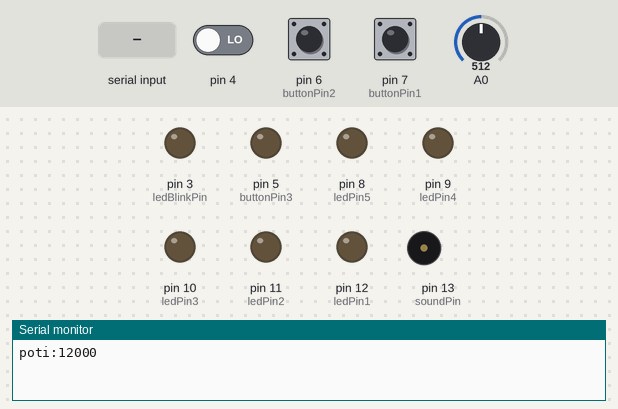
Simulated run of this sketch. Board: Arduino Uno, built with avr-gcc and run on an emulated ATmega328P. Shown: output pins drawn as LEDs (lit = HIGH), buzzer (waves = sounding), the last lines printed to the serial monitor. Dashed ring = blinking. Inputs (shaded band) come from the test bench; at power-on: pin 6 (buttonPin2) LOW, A0 = 512, pin 4 LOW, pin 7 (buttonPin1) LOW.

Above: at 1.2 s.
1.3 s: pin 6 (buttonPin2) pulled HIGH for 1 s
At 1.42 s:
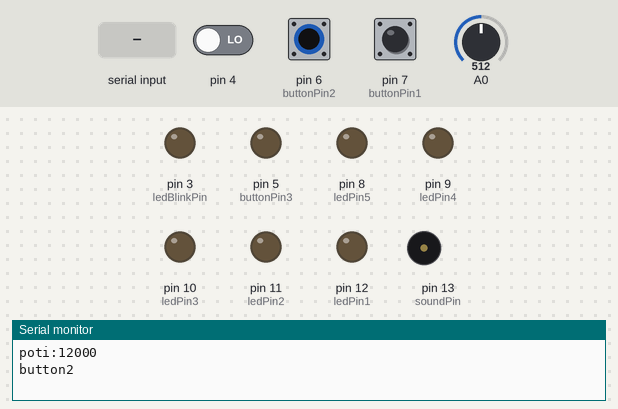
4.3 s: "toggleFinal\n" received over Serial
At 4.7 s:
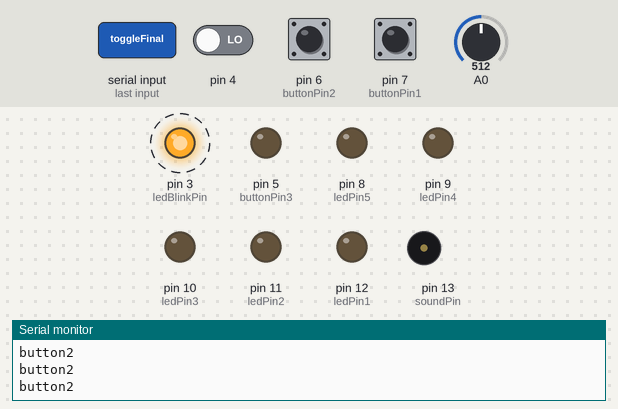
7.3 s: A0 set to 716
At 7.59 s:
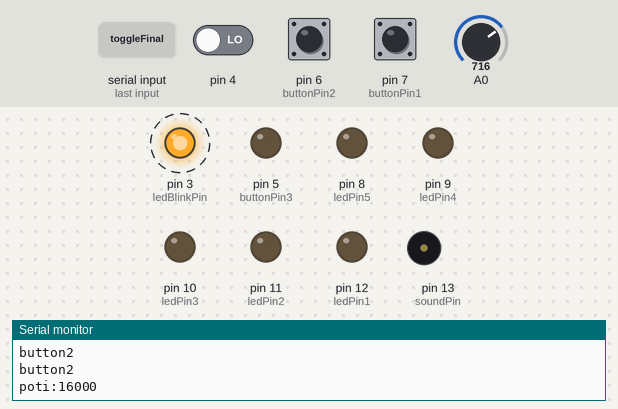
10.3 s: "life 5\n" received over Serial
At 10.7 s:
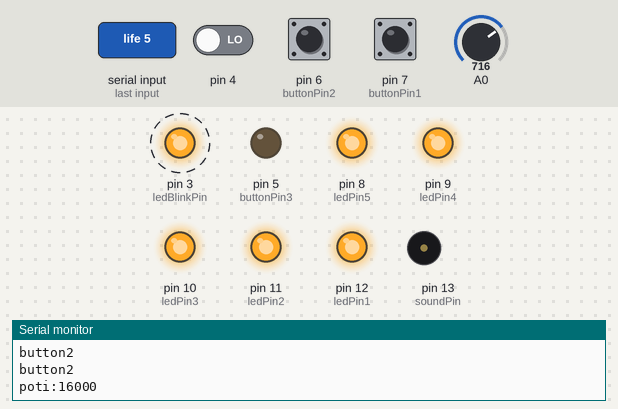
13.3 s: pin 4 driven HIGH
At 14.1 s:
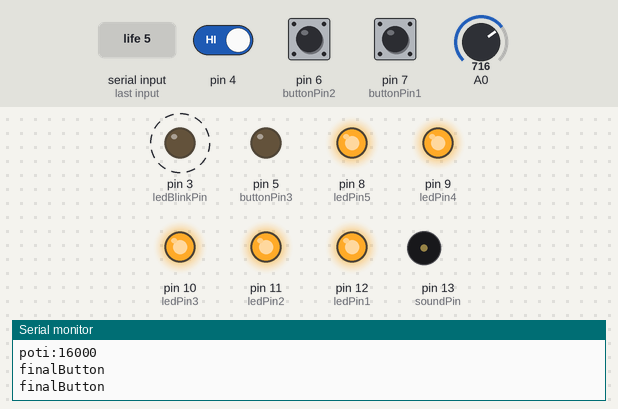
16.3 s: "life 4\n" received over Serial
At 16.6 s:
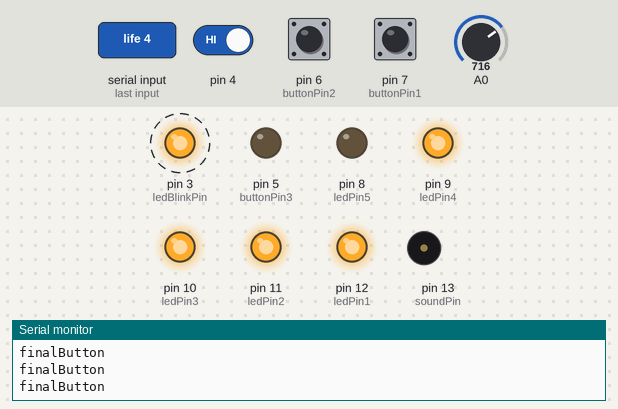
Timing chart, 0 to 20.3 s (numbered marks = the images above; inputs shaded):
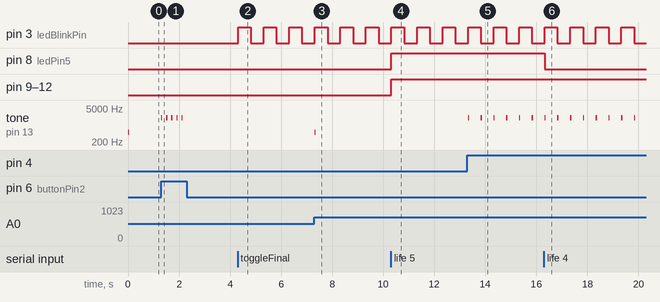

The sketch:

code.ino
```cpp
int ledPin0 = 12;
int ledPin1 = 12;
int ledPin2 = 11;
int ledPin3 = 10;
int ledPin4 = 9;
int ledPin5 = 8;
int ledBlinkPin = 3;

int buttonPin1 = 7;
int buttonPin2 = 6;
int buttonPin3 = 5;

int soundPin = 13;

int potPin = 0;
int potValue = 0;

int finalButton = 4;
boolean enableFinal = false;

void beep(String level) {
  if(level == "low") {
    tone(soundPin, 500, 50);
  }
  if(level == "medium") {
    tone(soundPin, 2000, 50);
  }
  if(level == "high") {
    tone(soundPin, 5000, 50);
  }
}

void toggleLed(int ledPin) {
  digitalWrite(ledPin, !digitalRead(ledPin));
  sendCommand("buttonToggle" + String(!digitalRead(ledPin)));
}

void sendCommand(String command) {
    Serial.println(command);
}

void checkPotVal(int pin) {
  int val = map(analogRead(pin), 0, 1023, 0, 24);
  if(abs(val - potValue) > 1){
    //Serial.println(val * 1000);
    String r = String(val * 1000);
    sendCommand("poti:" + r);
    beep("low");
    potValue = val;
    delay(10);
  }
}

boolean buttonPressed(int button) {
  if(digitalRead(button)) {
   beep("medium");
    return true;
  }
  return false;
}

void setup() {
  // die serielle Kommunikation mit einer Baud-Rate von 9600 initalisieren
  Serial.begin(9600);

  pinMode(buttonPin1, INPUT);
  pinMode(buttonPin2, INPUT);

  // die digitalen Ports 8 - 12 sollen Strom ausgeben
  pinMode(ledPin1, OUTPUT);
  pinMode(ledPin2, OUTPUT);
  pinMode(ledPin3, OUTPUT);
  pinMode(ledPin4, OUTPUT);
  pinMode(ledPin5, OUTPUT);
  pinMode(ledBlinkPin, OUTPUT);

  pinMode(buttonPin3, OUTPUT);

  pinMode(soundPin, OUTPUT);
}

void loop() {

  if(buttonPressed(buttonPin1)) {
    //Serial.write("button1\n");
    sendCommand("button1");
    delay(200);
  }

  if(buttonPressed(buttonPin2)) {
    sendCommand("button2");
    delay(200);
  }

  if(buttonPressed(buttonPin3)) {
    sendCommand("button3");
    delay(200);
  }
  if(enableFinal) {
    digitalWrite(ledBlinkPin, !digitalRead(ledBlinkPin));
    delay(500);
  } else {
    digitalWrite(ledBlinkPin, LOW);
  }
  if(enableFinal && buttonPressed(finalButton)) {
    beep("LOW");
    sendCommand("finalButton");
  }

  checkPotVal(potPin);

  // Prüfe, ob der Host-Rechner einen Befehl gesendet hat
  if (Serial.available()) {
    String input = Serial.readStringUntil('\n');
    if(input == "toggleFinal") {
      enableFinal = !enableFinal;
    }
    if (input == "life 5") {
      digitalWrite(ledPin1, 1);
      digitalWrite(ledPin2, 1);
      digitalWrite(ledPin3, 1);
      digitalWrite(ledPin4, 1);
      digitalWrite(ledPin5, 1);
    } else if (input == "life 4") {
      digitalWrite(ledPin1, 1);
      digitalWrite(ledPin2, 1);
      digitalWrite(ledPin3, 1);
      digitalWrite(ledPin4, 1);
      digitalWrite(ledPin5, 0);
    } else if (input == "life 3") {
      digitalWrite(ledPin1, 1);
      digitalWrite(ledPin2, 1);
      digitalWrite(ledPin3, 1);
      digitalWrite(ledPin4, 0);
      digitalWrite(ledPin5, 0);
    } else if (input == "life 2") {
      digitalWrite(ledPin1, 1);
      digitalWrite(ledPin2, 1);
      digitalWrite(ledPin3, 0);
      digitalWrite(ledPin4, 0);
      digitalWrite(ledPin5, 0);
    } else if (input == "life 1") {
      digitalWrite(ledPin1, 1);
      digitalWrite(ledPin2, 0);
      digitalWrite(ledPin3, 0);
      digitalWrite(ledPin4, 0);
      digitalWrite(ledPin5, 0);
    } else if (input == "life 0") {
      digitalWrite(ledPin1, 0);
      digitalWrite(ledPin2, 0);
      digitalWrite(ledPin3, 0);
      digitalWrite(ledPin4, 0);
      digitalWrite(ledPin5, 0);
    }
  }
}
```

Measured:
- after the input at 1.3 s, tone on pin 13 (soundPin): alternates 2000 Hz for 0.05 s and silent for 0.15 s, 10 changes in all, then stays silent, starting at once
- after the input at 4.3 s, pin 3 (ledBlinkPin): alternates HIGH for 0.50 s and LOW for 0.50 s, starting at once
- after the input at 7.3 s, tone on pin 13 (soundPin): silent → 500 Hz at once, → silent 0.05 s later
- after the input at 10.3 s, pin 8 (ledPin5), pin 9 (ledPin4), pin 10 (ledPin3), pin 11 (ledPin2), pin 12 (ledPin1): LOW → HIGH at once
- after the input at 13.3 s, tone on pin 13 (soundPin): alternates 2000 Hz for 0.05 s and silent for 0.45 s, starting at once
- after the input at 16.3 s, pin 8 (ledPin5): HIGH → LOW at once
